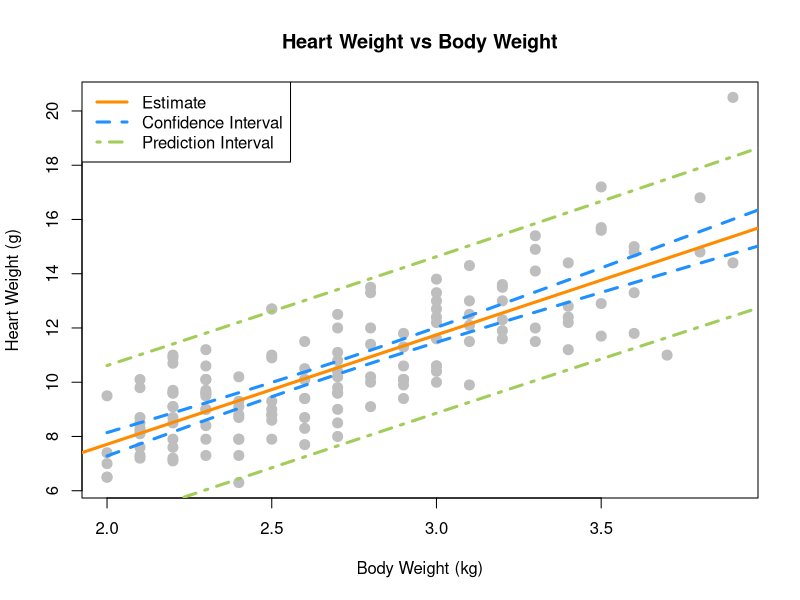
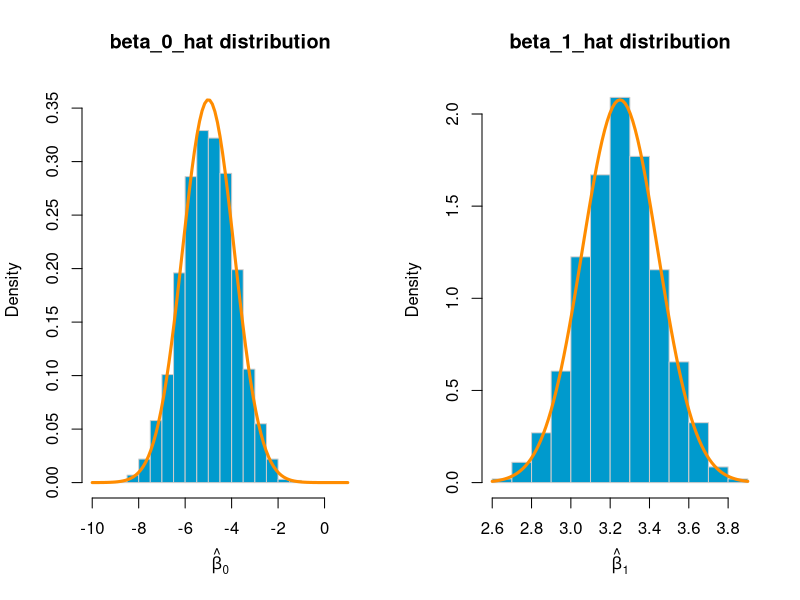

These figures' R source, in order:
## ---- chunk 1
fr <- function(nums, digits = 5) {
  format(round(nums, digits), nsmall = digits)
}
## ---- chunk 2
cats <- MASS::cats
cat_model <- lm(Hwt ~ Bwt, data = cats)

## ---- chunk 3
library(knitr)
library(kableExtra)

coef_cat <- summary(cat_model)$coefficients

get_coef_data <- function(coef) {
  data.frame(
    row.names = c("Beta_0_hat", "Beta_1_hat"),
    "Estimate" = c(coef[1, 1],
                    coef[2, 1]),
    "t value" = c(coef[1, 3],
                    coef[2, 3]),
    "p value" = c(formatC(coef[1, 4],format="e"),
                    formatC(coef[2, 4],format="e"))  
  )
}

gen_kable <- function(table_data, row_names = TRUE, caption = "") {
  kable(table_data, format = "html", row.names = row_names,
        caption = caption) %>%
    kable_styling(bootstrap_options = c("striped", "hover"),
                  full_width = F,
                  font_size = 14,
                  position = "center")
}
tdata <- get_coef_data(coef_cat)
gen_kable(tdata, caption = "Coefficients for Linear Model on MASS::cats dataset.")
## ---- chunk 4
stat_decide <- function(p_value, alpha = 0.01) {
  ifelse(p_value < alpha, "Reject the Null Hypothesis", "FTR the Null Hypothesis")
}
(beta_10_decision <- stat_decide(coef_cat[2, 4], alpha = 0.05))
## ---- chunk 5
(beta_1_interval <- confint(cat_model, parm = "Bwt", level = 0.95))
## ---- chunk 6
(beta_0_interval <- confint(cat_model, parm = "(Intercept)", level = 0.9))
## ---- chunk 7
(conf_interval <- predict(cat_model, newdata = data.frame(Bwt = c(2.1, 2.8)),
        interval = c("confidence"), level = 0.9))

mean_cats <- c(mean(cats$Bwt), mean(cats$Hwt))
len_interval_21 <- conf_interval[1, 3] - conf_interval[1, 2]
len_interval_28 <- conf_interval[2, 3] - conf_interval[2, 2]
## ---- chunk 8
(pred_interval <- predict(cat_model, newdata = data.frame(Bwt = c(2.8, 4.2)),
        interval = c("prediction"), level = 0.9))

pred_table <- data.frame(
  row.names = c("Beta_0_hat", "Beta_1_hat"),
  "Body Weight" = c(2.8,
                  4.2),
  "Predicted Hwt" = c(pred_interval[1, 1],
                  pred_interval[2, 1]),
  "Lower Bound" = c(pred_interval[1, 2],
                  pred_interval[2, 2]), 
  "Upper Bound" = c(pred_interval[1, 3],
                  pred_interval[2, 3])   
)


gen_kable(pred_table, caption = "90% Prediction Intervals")
## ---- chunk 9
bwt_seq <- seq(min(cats$Bwt), min(cats$Hwt), 0.02)

conf_interval_seq <- predict(cat_model, newdata = data.frame(Bwt = bwt_seq),
        interval = c("confidence"), level = 0.95)

pred_interval_seq <- predict(cat_model, newdata = data.frame(Bwt = bwt_seq),
        interval = c("prediction"), level = 0.95)

#dev.new(width=400, height=300, unit="pixels")

plot(Hwt ~ Bwt, data = cats,
     xlab = "Body Weight (kg)",
     ylab = "Heart Weight (g)",
     main = "Heart Weight vs Body Weight",
     pch = 20,
     cex = 2,
     col = "grey"
     #ylim = c(min(pred_interval_seq), max(pred_interval_seq))
)
abline(cat_model, lwd = 3, col = "darkorange")

lines(bwt_seq, conf_interval_seq[, "lwr"], col = "dodgerblue", lwd = 3, lty = 2)
lines(bwt_seq, conf_interval_seq[, "upr"], col = "dodgerblue", lwd = 3, lty = 2)

lines(bwt_seq, pred_interval_seq[, "lwr"], col = "darkolivegreen3", lwd = 3, lty = 4)
lines(bwt_seq, pred_interval_seq[, "upr"], col = "darkolivegreen3", lwd = 3, lty = 4)

legend("topleft", c("Estimate", "Confidence Interval", "Prediction Interval"), 
       lty = c(1, 2, 4),
       lwd = 3,
       col = c("darkorange", "dodgerblue", "darkolivegreen3"))
## ---- chunk 10
# Since beta_1 for the Null Hyp is not 0, I calculated t and p values using the formulas directly.
beta_1_hat <- cat_model$coefficients[2]
Sxx <- sum((cats$Bwt - mean(cats$Bwt)) ^ 2)
s_e <- summary(cat_model)$sigma
beta_1_hat_t <- (beta_1_hat - 4) / (s_e / sqrt(Sxx))

p_value <- 2 * pt(abs(beta_1_hat_t), df = nrow(cats) - 2, lower.tail = FALSE)

data_Q1g <- data.frame(
  row.names = c("Beta_1_hat"),
  "Estimate" = beta_1_hat,
  "t value" = beta_1_hat_t,
  "p value" = p_value
)

gen_kable(data_Q1g, caption = "Coefficients for beta_1_hat")
## ---- chunk 11
(beta_14_decision <- stat_decide(p_value, alpha = 0.05))
## ---- chunk 12
data(Ozone, package = "mlbench")
Ozone = Ozone[, c(4, 6, 7, 8)]
colnames(Ozone) = c("ozone", "wind", "humidity", "temp")
Ozone = Ozone[complete.cases(Ozone), ]
## ---- chunk 13
ozone_wind_model <- lm(ozone ~ wind, data = Ozone)
ozone_wind_coef <- coef(summary(ozone_wind_model))

tdata <- get_coef_data(ozone_wind_coef)
gen_kable(tdata, caption = "Coefficients for Model on ozone ~ wind.")

## ---- chunk 14
(beta_10_decision <- stat_decide(ozone_wind_coef[2, 4], alpha = 0.01))
## ---- chunk 15
ozone_temp_model <- lm(ozone ~ temp, data = Ozone)
ozone_temp_coef <- coef(summary(ozone_temp_model))

tdata <- get_coef_data(ozone_temp_coef)
gen_kable(tdata, caption = "Coefficients for Model on ozone ~ temp")

## ---- chunk 16
(beta_10_decision <- stat_decide(ozone_temp_coef[2, 4], alpha = 0.01))
## ---- chunk 17
birthday = 19820426
set.seed(birthday)
n = 50
x = seq(0, 10, length = n)
## ---- chunk 18
sim_slr <- function(x, beta_0, beta_1, sigma = 1) {
  n <- length(x)
  epsilon <- rnorm(n = n, mean = 0, sd = sigma)
  y <- beta_0 + beta_1 * x + epsilon
  data.frame(predictor = x, response = y)
}

loop_simulation <- function (x_vals, beta_0, beta_1, num_simulations = 1500, sigma = 1) {
  beta_1_hats <- rep(0, num_simulations)
  beta_0_hats <- rep(0, num_simulations)
  # Standard Errors for each beta_1_hat
  beta_1_hats_se <- rep(0, num_simulations)
  for (i in 1:num_simulations) {
    sim_data <- sim_slr(x = x_vals, beta_0 = beta_0, beta_1 = beta_1, sigma = sigma)
    sim_model <- lm(response ~ predictor, data = sim_data)
    beta_0_hats[i] <- sim_model$coefficients[1]
    beta_1_hats[i] <- sim_model$coefficients[2]
    beta_1_hats_se[i] <- summary(sim_model)$coefficients[2, 2]
  }
  list(
    beta_0_hats = beta_0_hats,
    beta_1_hats = beta_1_hats,
    beta_1_hats_se = beta_1_hats_se
    )
}

beta_hats <- loop_simulation(x, -5, 3.25, num_simulations = 2000, sigma = 4)
## ---- chunk 19
# model parameters
beta_0 <- -5
beta_1 <- 3.25
sigma <- 4

# true values
Sxx <- sum((x - mean(x)) ^ 2)
var_beta_1_hat <- sigma ^ 2 / Sxx
var_beta_0_hat <- sigma ^ 2 * (1/n + mean(x) ^ 2 / Sxx)

data_Q3b <- data.frame(
  row.names = c("Expected (true mean)", "Mean from simulation", "Expected SD", "SD from simulation"),
  "beta_0_hat" = c(fr(beta_0, 2), fr(mean(beta_hats$beta_0_hats)), 
                   fr(sqrt(var_beta_0_hat)), fr(sd(beta_hats$beta_0_hats))),
  "beta_1_hat" = c(fr(beta_1, 2), fr(mean(beta_hats$beta_1_hats)), 
                   fr(sqrt(var_beta_1_hat)), fr(sd(beta_hats$beta_1_hats)))
)

gen_kable(data_Q3b, caption = "True values vs Simulation values")

## ---- chunk 20

par(mfrow=c(1, 2))
hist(beta_hats$beta_0_hats,
     xlab   = expression(hat(beta)[0]),
     main   = "beta_0_hat distribution",
     col  = "deepskyblue3",
     border = "gray80",
     breaks = 15,
     prob = TRUE,
     ylim = c(0, 0.36),
     xlim = c(-10, 1)
     )
curve(dnorm(x, mean = beta_0, sd = sqrt(var_beta_0_hat)),
      col = "darkorange", add = TRUE, lwd = 3)

hist(beta_hats$beta_1_hats,
     xlab   = expression(hat(beta)[1]),
     main   = "beta_1_hat distribution",
     col  = "deepskyblue3",
     border = "gray80",
     prob = TRUE
     )
curve(dnorm(x, mean = beta_1, sd = sqrt(var_beta_1_hat)),
      col = "darkorange", add = TRUE, lwd = 3)
## ---- chunk 21
birthday = 19820426
set.seed(birthday)
n = 25
x = seq(0, 2.5, length = n)
## ---- chunk 22
# model parameters
beta_0 <- 5
beta_1 <- 2
sigma <- 3

sim_stats <- loop_simulation(x, beta_0, beta_1, num_simulations = 2500, sigma = sigma)
## ---- chunk 23
crit <- qt(0.025, df = n - 2, lower.tail = FALSE)
margin <- crit * sim_stats$beta_1_hats_se
lower_95 <- sim_stats$beta_1_hats - margin
upper_95 <- sim_stats$beta_1_hats + margin

# Let's take a look to some
lower_95[1:10]
upper_95[1:10]
## ---- chunk 24
len <- length(lower_95)
beta_1_in_count <- sum(beta_1 > lower_95 & beta_1 < upper_95)
(proportion <- beta_1_in_count / len)
## ---- chunk 25
beta_10_out_count <- len - sum(0 > lower_95 & 0 < upper_95)
(proportion_0 <- beta_10_out_count / len)
## ---- chunk 26
crit <- qt(0.005, df = n - 2, lower.tail = FALSE)
margin <- crit * sim_stats$beta_1_hats_se
lower_99 <- sim_stats$beta_1_hats - margin
upper_99 <- sim_stats$beta_1_hats + margin

# Let's take a look to some
lower_99[1:10]
upper_99[1:10]
## ---- chunk 27
len <- length(lower_99)
beta_1_in_count <- sum(beta_1 > lower_99 & beta_1 < upper_99)
(proportion <- beta_1_in_count / len)
## ---- chunk 28
beta_10_out_count <- len - sum(0 > lower_99 & 0 < upper_99)
(proportion_0 <- beta_10_out_count / len)
## ---- chunk 29
calc_pred_int <- function(model, newdata, level = 0.95) {
  estimate <- predict(model, newdata = newdata)
  n <- length(model$fitted.values)
  crit <- qt((1 - level) / 2, df = model$df.residual, lower.tail = FALSE)
  
  x_mean <- mean(model$model[, names(newdata)])
  Sxx <- sum((model$model[, names(newdata)] - x_mean) ^ 2)
  
  s_e <- summary(model)$sigma
  s_err <- s_e * sqrt(1 + 1/n + ((newdata[, 1] - x_mean)^2) / Sxx)
  
  margin <- crit * s_err
  lower <- estimate - margin
  upper <- estimate + margin
  
  pred_int <- c(estimate, lower, upper)
  names(pred_int) <- c("estimate", "lower", "upper")
  
  pred_int
}
